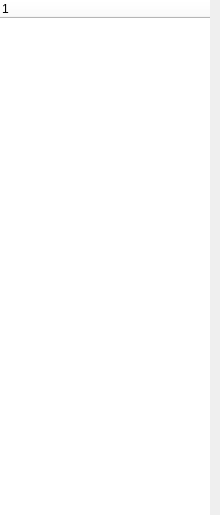
<?xml version="1.0" encoding="UTF-8"?>
<ui version="4.0">
 <class>LOG_DateWidget</class>
 <widget class="QWidget" name="LOG_DateWidget">
  <property name="geometry">
   <rect>
    <x>0</x>
    <y>0</y>
    <width>220</width>
    <height>515</height>
   </rect>
  </property>
  <property name="windowTitle">
   <string>Form</string>
  </property>
  <property name="styleSheet">
   <string notr="true"/>
  </property>
  <layout class="QGridLayout" name="gridLayout">
   <property name="leftMargin">
    <number>0</number>
   </property>
   <property name="topMargin">
    <number>0</number>
   </property>
   <property name="rightMargin">
    <number>10</number>
   </property>
   <property name="bottomMargin">
    <number>0</number>
   </property>
   <item row="0" column="0">
    <widget class="QWidget" name="widget" native="true">
     <property name="styleSheet">
      <string notr="true">background-color: rgb(255, 255, 255);</string>
     </property>
     <widget class="QTreeWidget" name="treeWidget">
      <property name="geometry">
       <rect>
        <x>0</x>
        <y>0</y>
        <width>212</width>
        <height>489</height>
       </rect>
      </property>
      <property name="minimumSize">
       <size>
        <width>100</width>
        <height>400</height>
       </size>
      </property>
      <property name="styleSheet">
       <string notr="true">border:none;
font: 11pt &quot;微软雅黑&quot;;</string>
      </property>
      <column>
       <property name="text">
        <string notr="true">1</string>
       </property>
      </column>
     </widget>
    </widget>
   </item>
  </layout>
 </widget>
 <resources/>
 <connections/>
</ui>
